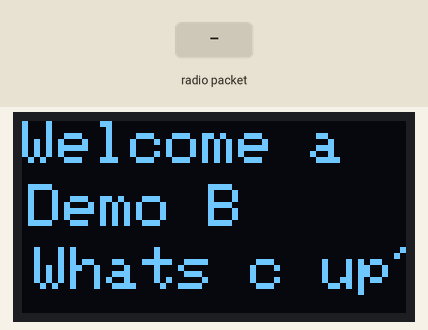
This sketch was run on a simulated Arduino Uno, built with avr-gcc and run on an emulated ATmega328P. Parts: 128×64 one-colour display. The inputs (shaded band) are chosen by the test bench. No radio packets arrive unless stated.

Above: at 1.3 s.
1.4 s: radio packet "1" arrives
At 2.6 s:
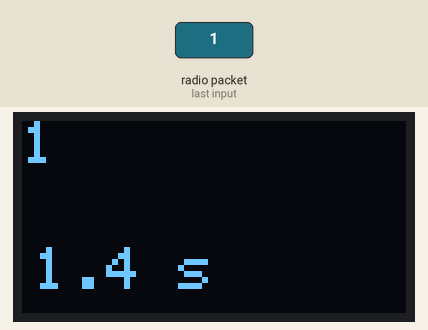
2.9 s: radio packet "0" arrives
At 2.93 s:
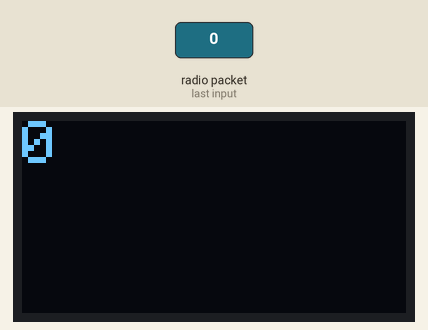
4.4 s: radio packet "2" arrives
At 5.1 s:
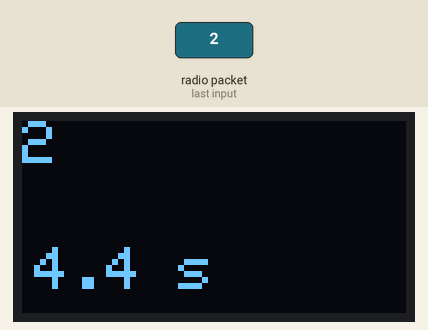
Timing chart, 0 to 7.4 s (numbered marks = the images above; inputs shaded):
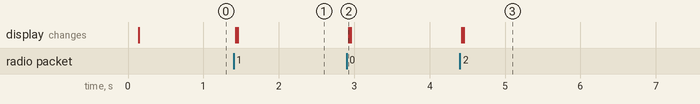

Measured:
- after the input at 1.4 s, the display: first changes at once (image 1 shows a later state)
- after the input at 2.9 s, the display: changes at once (image 2)

The sketch:

mesh_nano_bigdisplay.ino
```cpp
/*
 * RF-Nano with 1.3 inch Display (big display)
 */

#include "RF24.h"
#include <SPI.h>

#include <Wire.h>
//#include <Adafruit_GFX.h> // already included from font file
//#include "FreeSerif12pt7b_special.h" // https://tchapi.github.io/Adafruit-GFX-Font-Customiser/
#include <Adafruit_SH110X.h> // Adafruit SH110X by Adafruit

enum DisplayState {
    Off = 0,
    Dim = 1,
    On = 2,
};

// #########################################################

#define radioChannel 96
/** User Configuration per 'slave' node: nodeID **/
// #define slaveNodeID 5
// #define masterNodeID 0

/**** Configure the nrf24l01 CE and CSN pins ****/
// for the NANO with onboard RF24 module:
RF24 radio(10, 9); // nRF24L01 (CE, CSN)
// for the UNO/NANO with external RF24 module:
// RF24 radio(8, 7); // nRF24L01 (CE, CSN)

const byte slaveAddress[5] = {'R','x','A','B','C'};

unsigned long const keywordvalM = 0xfeebbeef;
unsigned long const keywordvalS = 0xbeeffeeb;

// Payload from/for MASTER
struct payload_from_master {
  unsigned long keyword;
  uint32_t counter;
  uint32_t dummy1 = 0;
  uint32_t dummy2 = 0;
};

// Payload from/for SLAVE
struct payload_from_slave {
  unsigned long keyword;
  uint32_t timing;
  uint8_t nodeId;
};

uint32_t sleepTimer = 0;

// #########################################################

#define SCREEN_WIDTH 128 // OLED display width, in pixels
#define SCREEN_HEIGHT 64 // OLED display height, in pixels
#define i2c_Address 0x3C //initialize with the I2C addr 0x3C Typically eBay OLED's
//#define i2c_Address 0x3D //initialize with the I2C addr 0x3D Typically Adafruit OLED's
#define OLED_RESET -1

Adafruit_SH1106G display = Adafruit_SH1106G(SCREEN_WIDTH, SCREEN_HEIGHT, &Wire, OLED_RESET);

bool displaystatus = DisplayState::Off;
void display_oled(bool clear, int x, int y, String text) {
  if (displaystatus == DisplayState::Off) return;
  if (clear) display.clearDisplay();
  display.setCursor(x, y);
  display.print(text);
  display.display();
}

void clear_display(){
  display.clearDisplay();
  display.display();
}

// #########################################################

String Line1 = "Welcome a";
String Line2 = "Demo B";
String Line3 = "Whats c up?";

int y1, y2, y3;

char dataReceived[10]; // this must match dataToSend in the TX
char rxNum = '0';
char ackData[6] = "Ack 0";

void setup() {
  //Serial.begin(115200);
  //Serial.println(F(" ***************"));

  //SPI.begin();
  if (!radio.begin()){
    //Serial.println(F("Radio hardware error."));
    while (1) {
      // hold in an infinite loop
    }
  }
  radio.setPALevel(RF24_PA_MIN, 0);
  //Serial.println("SimpleRxAckPayload Starting");
  radio.setDataRate( RF24_250KBPS );
  radio.openReadingPipe(1, slaveAddress);
  radio.enableAckPayload();
  radio.startListening();
  radio.writeAckPayload(1, &ackData, sizeof(ackData));

  //Wire.begin();
  display.begin(i2c_Address, true); // Address 0x3C default
  display.oled_command(SH110X_DISPLAYON);
  display.setContrast(0); // dim display
  displaystatus = DisplayState::Dim;
  display.clearDisplay();
  //display.setFont(&FreeSerif12pt7b);
  display.setTextSize(2); // 3 lines of 10-12 chars
  display.setTextColor(SH110X_WHITE);
  display.setTextWrap(false);
  display.display();

  y1 = 0;//16;
  y2 = 21;//38;
  y3 = 42;//60;

  display_oled(true, 0, y1, Line1);
  display_oled(false, 2, y2, Line2);
  display_oled(false, 4, y3, Line3);

}

bool new_data = false;
bool no_data = false;
unsigned long receiveTimer = 0;
unsigned long currentmilli = 0;

void loop() {

  currentmilli = millis();

  if (radio.available()){
    new_data = true;
    no_data = false;
    radio.read(&dataReceived, sizeof(dataReceived));
    rxNum += 1;
    if (rxNum > '9') {
      rxNum = '0';
    }
    ackData[4] = rxNum;
    radio.writeAckPayload(1, &ackData, sizeof(ackData)); // load the payload for the next time
    receiveTimer = currentmilli;
  }
  if(currentmilli - receiveTimer > 20000){
    //printing should be a once of action
    if (!no_data){
      no_data = true; // for printing/clearing previous data
      new_data = true; // print stuff
    }
  }

  if (new_data){
    new_data = false;
    //Serial.print(dataReceived);
    //Serial.print(F(" "));
    if (no_data){
      display_oled(true, 0, y1, "----");
    }
    else{
      display_oled(true, 0, y1, dataReceived);
    }
    //Serial.print(ackData);
    //Serial.print(F(" "));
    float tempval = (float)currentmilli / (float)1000;
    //Serial.println(tempval);
    display_oled(false, 4, y3, String(tempval, 1) + " s");
    // delay(1250);
  }

}
```
